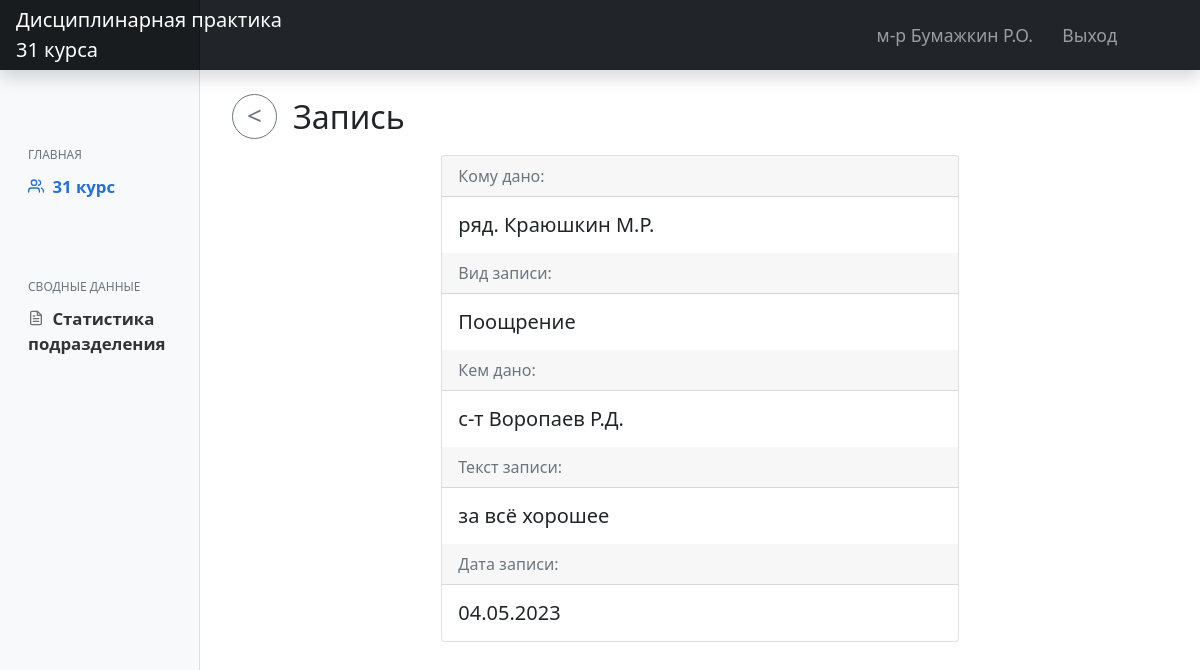
Page /note/pooschrenie-za-vsyo-horoshee-b73eb3a6/ (signed in) on the committed database.
### main/models.py (models this page shows, shortened)
class CustomUser(AbstractUser):
    LS = 1
    KO = 2
    KG = 3
    KOF = 4
    ST = 5
    NK = 6
    ROLE_CHOICES = (
        (LS, 'Курсант'),
        (KO, 'Командир отделения'),
        (KG, 'Командир группы'),
        (KOF, 'Курсовой офицер'),
        (ST, 'Старшина курса'),
        (NK, 'Начальник курса')
    )
    RANG_CHOICES = (
        ('ряд.', 'Рядовой'),
        ('мл.с-т', 'Мл.Сержант'),
        ('с-т', 'Сержант'),
        ('ст.с-т', 'Ст.Сержант'),
        ('пр-к', 'Прапорщик'),
        ('ст.пр-к', 'Ст.Прапорщик'),
        ('л-т', 'Лейтенант'),
        ('ст.л-т', 'Ст.Лейтенант'),
        ('к-н', 'Капитан'),
        ('м-р', 'Майор'),
        ('п/п-к', 'Подполковник'),
        ('п-к', 'Полковник')
    )
    role = models.PositiveSmallIntegerField('Должность', choices=ROLE_CHOICES, blank=True, null=True)
    first_name = models.CharField('Имя', max_length=50, blank=True, null=True)
    last_name = models.CharField('Фамилия', max_length=50, blank=True, null=True)
    surname = models.CharField('Отчество', max_length=50, blank=True, null=True)
    rang = models.CharField('Воинское звание', choices=RANG_CHOICES, max_length=50, blank=True, null=True)
    category = TreeForeignKey('Category', on_delete=models.PROTECT, related_name='staff', verbose_name='Подразделение',
                              blank=True, null=True)
    slug = models.SlugField(max_length=255, help_text='Заполняется автоматически!', db_index=True, blank=True)
    def get_FIO(self):
        if self.last_name:
            return str(self.rang) + ' ' + str(self.last_name) + ' ' + str(self.first_name[0].upper()) + '.' + str(
                self.surname[0].upper()) + '.'
        else:
            return "'unknown'"

class Category(MPTTModel):
    COURSE_TYPE = "course"
    PLATOON_TYPE = "platoon"
    GROUP_TYPE = "group"
    UNIT_TYPE = "unit"
    type_choices = [
        (COURSE_TYPE, "Курс"),
        (PLATOON_TYPE, "Взвод"),
        (GROUP_TYPE, "Группа"),
        (UNIT_TYPE, "Отделение"),
    ]
    title = models.CharField(max_length=50, unique=True, verbose_name='Название позразделения')
    type = models.CharField(choices=type_choices, max_length=25, verbose_name="Тип категории")
    parent = TreeForeignKey('self', on_delete=models.PROTECT, null=True, blank=True, related_name='children',
                            db_index=True, verbose_name='Родительская категория')
    slug = models.SlugField()
    class MPTTMeta:
        order_insertion_by = ['title']
    class Meta:
        unique_together = [['parent', 'slug']]
        verbose_name = 'Категория'
        verbose_name_plural = 'Категории'

class Note(models.Model):
    TYPENOTE_CHOICES = (
        ('Поощрение', 'Поощрение'),
        ('Взыскание', 'Взыскание'),
        ('Снятие ранее применённого взыскания', 'Снятие ранее применённого взыскания'),
    )
    cadet = models.ForeignKey(settings.AUTH_USER_MODEL, on_delete=models.CASCADE, related_name='notes',
                              verbose_name='Кому')
    type = models.CharField('Вид записи', choices=TYPENOTE_CHOICES, max_length=40)
    who_gave = models.ForeignKey(settings.AUTH_USER_MODEL, on_delete=models.PROTECT, related_name='written_notes',
                                 verbose_name='Кем дано')
    text = models.TextField('Текст записи')
    date = models.DateTimeField('Дата', default=datetime.now())
    check_active = models.BooleanField('Активно', default=True)
    slug = models.SlugField(max_length=255, unique=True, db_index=True, blank=True)
    class Meta:
        verbose_name = 'Запись'
        verbose_name_plural = 'Записи'

### main/views.py (the view)
# urls.py: path('note/<slug:slug>/', UserNoteView.as_view(), name='user_note_detail'),
class UserNoteView(DetailView):
    model = Note
    context_object_name = 'note'
    template_name = 'main/note_detail.html'

### main/templates/main/note_detail.html (shortened to what this page needs)
{% extends 'main/layout.html' %}
{% load static %}
{% block content %}
    <h2 class="mt-4 ms-2"><a onclick="history.back();"><button class="btn btn-outline-secondary btn-circle btn-sm mb-2 me-3"><</button></a>Запись</h2>
    <div class="container">
        <div class="row justify-content-center">
            <div class="col-7">
                <div class="card">
                    <div class="card-header text-muted">
                        Кому дано:
                    </div>
                    <div class="card-body">
                        <h5 class="h5 mb-0">{{ note.cadet.get_FIO }}</h5>
                    </div>
                    <div class="card-header text-muted">
                        Вид записи:
                    </div>
                    <div class="card-body">
                        <h5 class="h5 mb-0">{{ note.type }}</h5>
                    </div>
                    <div class="card-header text-muted">
                        Кем дано:
                    </div>
                    <div class="card-body">
                        <h5 class="h5 mb-0">{{ note.who_gave.get_FIO }}</h5>
                    </div>
                    <div class="card-header text-muted">
                        Текст записи:
                    </div>
                    <div class="card-body">
                        <h5 class="h5 mb-0">{{ note.text }}</h5>
                    </div>
                    <div class="card-header text-muted">
                        Дата записи:
                    </div>
                    <div class="card-body">
                        <h5 class="h5 mb-0">{{ note.date|date:"d.m.Y" }}</h5>
                    </div>
                </div>
            </div>
        </div>
    </div>
{% endblock %}

### main/templates/main/layout.html (shortened to what this page needs)
{% load static %}
<!DOCTYPE html>
<html lang="ru">
<head>
    <link rel="stylesheet" href="{% static 'main/css/main.css' %}">
    <link rel="stylesheet" href="{% static 'main/css/bootstrap.min.css' %}">
    <link href="{% static 'main/js/main.js' %}" rel="stylesheet">
  </head>
  <body>
  <header class="navbar navbar-dark sticky-top bg-dark flex-md-nowrap p-0 shadow">
      <a href="{% url 'home' %}" class="navbar-brand col-md-3 col-lg-2 me-0 px-3 text-start">Дисциплинарная практика<br>31 курса</a>
      <div class="navbar-nav">
          <div class="row row-cols-2 mx-2 gx-5">
              <div class="nav-item text-nowrap">
                  <a class="nav-link nav-el">{{ request.user.get_FIO }}</a>
              </div>
              <div class="nav-item text-nowrap">
                  <a class="nav-link nav-el px-3" href="{% url 'logout' %}">Выход</a>
              </div>
          </div>
      </div>
  </header>
  <div class="container-fluid">
      <div class="row">
          <nav id="sidebarMenu" class="col-md-3 col-lg-2 d-md-block bg-light sidebar collapse">
              <div class="position-sticky pt-5">
                  <h6 class="sidebar-heading d-flex justify-content-between align-items-center px-3 mb-1 text-muted">
                      Главная</h6>
                  <ul class="nav flex-column">
                      {% if request.user.role > 1 %}
                      <li class="nav-item">
                          <a class="nav-link active" aria-current="page" href="{% url 'view_group_content' %}">
                              <span data-feather="users"></span>
                              {{ request.user.category.title }}
                          </a>
                      </li>
                      {% endif %}
                  </ul>
                  <h6 class="sidebar-heading d-flex justify-content-between align-items-center px-3 pt-5 mt-4 mb-1 text-muted">
                      сводные данные</h6>
                  <ul class="nav flex-column mb-2">
                      <li class="nav-item">
                          <a class="nav-link" href="{% url 'statistica' %}">
                              <span data-feather="file-text"></span>
                              Статистика подразделения
                          </a>
                      </li>
                  </ul>
              </div>
    </nav>
    <main class="col-md-9 ms-sm-auto col-lg-10 px-md-4">
        {% block content %}{% endblock %}
    </main>
  </div>
</div>
  </body>
</html>

### main/static/main/css/main.css (style rules this page uses)
body { font-size: .875rem; }
.feather { width: 16px; height: 16px; vertical-align: text-bottom; }
.sidebar { position: fixed; top: 0; bottom: 0; left: 0; z-index: 100; padding: 100px 0 0; box-shadow: inset -1px 0 0 rgba(0, 0, 0, .1); }
.sidebar .nav-link { font-weight: 600; color: #333; font-size: 1.05rem; }
.sidebar .nav-link .feather { margin-right: 4px; margin-bottom: 4px; color: #727272; }
.sidebar .nav-link { transition: transform .3s ease-out; }
.sidebar .nav-link.active { color: #2470dc; }
.sidebar .nav-link:hover .feather, .sidebar .nav-link.active .feather { color: inherit; }
.sidebar-heading { font-size: .75rem; text-transform: uppercase; }
.navbar-brand { padding-top: .75rem; padding-bottom: .75rem; font-size: 1.15rem; background-color: rgba(0, 0, 0, .25); box-shadow: inset -1px 0 0 rgba(0, 0, 0, .25); }
.nav-el { font-size: 1.1rem; }
.btn-circle.btn-sm { width: 45px; height: 45px; padding-top: 0px; padding-bottom: 3px; border-radius: 60px; font-size: 26px; text-align: center; }

### rows in the picture
CustomUser: user.get_FIO "м-р Бумажкин Р.О.", user.category "31 курс"
Note: cadet.get_FIO "ряд. Краюшкин М.Р.", type "Поощрение", who_gave.get_FIO "с-т Воропаев Р.Д.", text "за всё хорошее", date "04.05.2023"
